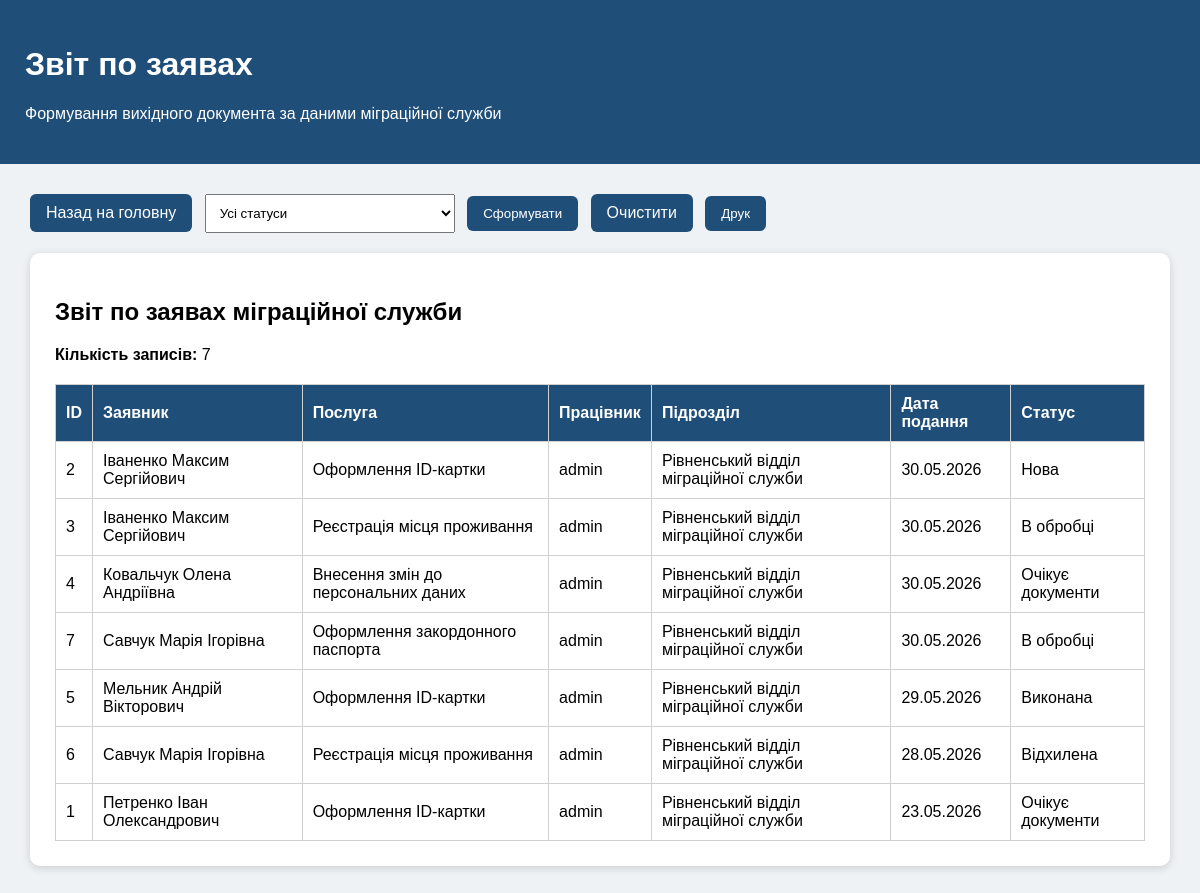
/reports/applications/ (signed in), run on the app's committed database.
### records/models.py (models this page shows, shortened)
class Application(models.Model):
    STATUS_CHOICES = [
        ("new", "Нова"),
        ("processing", "В обробці"),
        ("waiting", "Очікує документи"),
        ("completed", "Виконана"),
        ("rejected", "Відхилена"),
    ]
    applicant = models.ForeignKey(
        Applicant,
        on_delete=models.CASCADE,
        verbose_name="Заявник"
    )
    service = models.ForeignKey(
        Service,
        on_delete=models.PROTECT,
        verbose_name="Послуга"
    )
    employee = models.ForeignKey(
        settings.AUTH_USER_MODEL,
        on_delete=models.SET_NULL,
        null=True,
        blank=True,
        verbose_name="Працівник"
    )
    department = models.ForeignKey(
        Department,
        on_delete=models.SET_NULL,
        null=True,
        blank=True,
        verbose_name="Підрозділ"
    )
    created_date = models.DateField("Дата подання")
    status = models.CharField(
        "Статус заяви",
        max_length=20,
        choices=STATUS_CHOICES,
        default="new"
    )
    note = models.TextField("Примітка", blank=True)
    class Meta:
        verbose_name = "Заява"
        verbose_name_plural = "Заяви"

class Applicant(models.Model):
    surname = models.CharField("Прізвище", max_length=50)
    name = models.CharField("Ім'я", max_length=50)
    patronymic = models.CharField("По батькові", max_length=50, blank=True)
    birth_date = models.DateField("Дата народження")
    document_number = models.CharField("Номер документа", max_length=30)
    phone = models.CharField("Телефон", max_length=20, blank=True)
    address = models.CharField("Адреса проживання", max_length=200)
    class Meta:
        verbose_name = "Заявник"
        verbose_name_plural = "Заявники"
    def __str__(self):
        return f"{self.surname} {self.name} {self.patronymic}"

class Service(models.Model):
    name = models.CharField("Назва послуги", max_length=100)
    description = models.TextField("Опис послуги", blank=True)
    processing_days = models.PositiveIntegerField("Термін виконання, днів")
    price = models.DecimalField("Вартість", max_digits=8, decimal_places=2, default=0)
    class Meta:
        verbose_name = "Послуга"
        verbose_name_plural = "Послуги"
    def __str__(self):
        return self.name

class Department(models.Model):
    name = models.CharField("Назва підрозділу", max_length=100)
    address = models.CharField("Адреса", max_length=200)
    phone = models.CharField("Телефон", max_length=20, blank=True)
    class Meta:
        verbose_name = "Підрозділ"
        verbose_name_plural = "Підрозділи"
    def __str__(self):
        return self.name

### records/views.py (the view)
# urls.py: path("reports/applications/", views.applications_report, name="applications_report"),
@login_required
def applications_report(request):
    status = request.GET.get("status", "")
    applications = Application.objects.all().order_by("-created_date")
    if status:
        applications = applications.filter(status=status)
    context = {
        "applications": applications,
        "status": status,
        "status_choices": Application.STATUS_CHOICES,
        "total_count": applications.count(),
    }
    return render(request, "records/applications_report.html", context)

### records/templates/records/applications_report.html (shortened to what this page needs)
<!DOCTYPE html>
<html lang="uk">
<head>
</head>
<body>
    <div class="header">
        <h1>Звіт по заявах</h1>
        <p>Формування вихідного документа за даними міграційної служби</p>
    </div>
    <div class="content">
        <div class="no-print">
            <a class="button" href="/">Назад на головну</a>
            <form method="get" style="display: inline-block; margin-bottom: 20px;">
                <select name="status">
                    <option value="">Усі статуси</option>
                </select>
                <button type="submit" class="button">Сформувати</button>
                <a class="button" href="/reports/applications/">Очистити</a>
                <button type="button" class="button" onclick="window.print()">Друк</button>
            </form>
        </div>
        <div class="report-box">
            <h2>Звіт по заявах міграційної служби</h2>
            <p><b>Кількість записів:</b> {{ total_count }}</p>
            <table>
                <tr>
                    <th>ID</th>
                    <th>Заявник</th>
                    <th>Послуга</th>
                    <th>Працівник</th>
                    <th>Підрозділ</th>
                    <th>Дата подання</th>
                    <th>Статус</th>
                </tr>
                {% for application in applications %}
                <tr>
                    <td>{{ application.id }}</td>
                    <td>{{ application.applicant }}</td>
                    <td>{{ application.service }}</td>
                    <td>{{ application.employee }}</td>
                    <td>{{ application.department }}</td>
                    <td>{{ application.created_date|date:"d.m.Y" }}</td>
                    <td>{{ application.get_status_display }}</td>
                </tr>
                {% empty %}
                <tr>
                    <td colspan="7">Заяв за вибраними параметрами немає.</td>
                </tr>
                {% endfor %}
            </table>
        </div>
    </div>
</body>
</html>

### records/templates/records/applications_report.html (style rules this page uses)
body { font-family: Arial, sans-serif; background-color: #eef2f5; margin: 0; }
.header { background-color: #1f4e79; color: white; padding: 25px; }
.content { padding: 30px; }
.report-box { background-color: white; padding: 25px; border-radius: 10px; box-shadow: 0 2px 8px rgba(0,0,0,0.15); }
table { width: 100%; border-collapse: collapse; background-color: white; margin-top: 20px; }
th, td { padding: 10px; border: 1px solid #d0d0d0; text-align: left; }
th { background-color: #1f4e79; color: white; }
.button { display: inline-block; background-color: #1f4e79; color: white; padding: 10px 16px; text-decoration: none; border-radius: 6px; border: none; margin-right: 8px; cursor: pointer; }
select { padding: 10px; width: 250px; margin-right: 8px; }

### data on the page
Application: id "2", applicant "Іваненко Максим Сергійович", service "Оформлення ID-картки", employee "admin", department "Рівненський відділ міграційної служби", created_date "30.05.2026", status "Нова"
Application: id "3", applicant "Іваненко Максим Сергійович", service "Реєстрація місця проживання", employee "admin", department "Рівненський відділ міграційної служби", created_date "30.05.2026", status "В обробці"
Application: id "4", applicant "Ковальчук Олена Андріївна", service "Внесення змін до персональних даних", employee "admin", department "Рівненський відділ міграційної служби", created_date "30.05.2026", status "Очікує документи"
Application: id "7", applicant "Савчук Марія Ігорівна", service "Оформлення закордонного паспорта", employee "admin", department "Рівненський відділ міграційної служби", created_date "30.05.2026", status "В обробці"
Application: id "5", applicant "Мельник Андрій Вікторович", service "Оформлення ID-картки", employee "admin", department "Рівненський відділ міграційної служби", created_date "29.05.2026", status "Виконана"
Application: id "6", applicant "Савчук Марія Ігорівна", service "Реєстрація місця проживання", employee "admin", department "Рівненський відділ міграційної служби", created_date "28.05.2026", status "Відхилена"
Application: id "1", applicant "Петренко Іван Олександрович", service "Оформлення ID-картки", employee "admin", department "Рівненський відділ міграційної служби", created_date "23.05.2026", status "Очікує документи"

### other printed values
{{ total_count }} "7"
